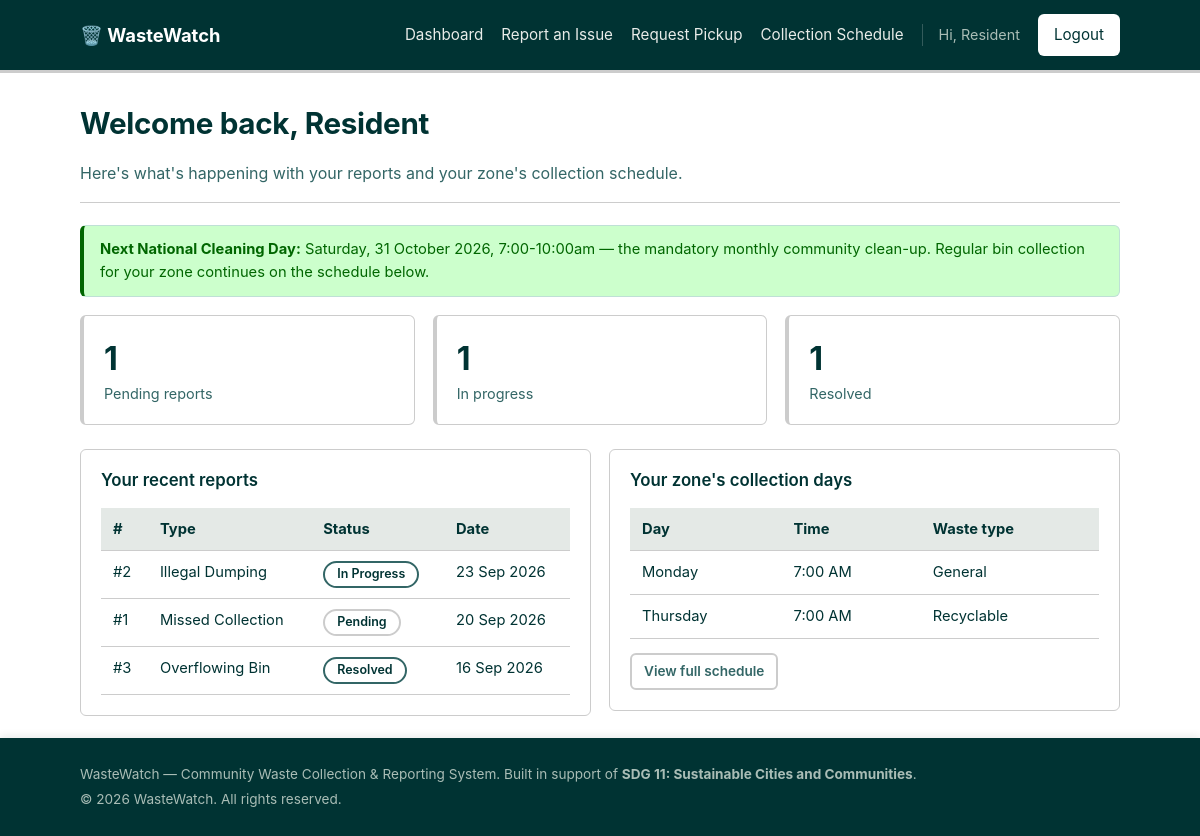
The app's page /dashboard.php (signed in) with its own data.
### tables this page shows
CREATE TABLE reports (
    report_id INT AUTO_INCREMENT PRIMARY KEY,
    user_id INT NOT NULL,
    zone_id INT NOT NULL,
    report_type ENUM('Missed Collection','Illegal Dumping','Overflowing Bin','Other') NOT NULL,
    description TEXT NOT NULL,
    location_details VARCHAR(255) DEFAULT NULL,
    status ENUM('Pending','In Progress','Resolved') NOT NULL DEFAULT 'Pending',
    admin_notes TEXT DEFAULT NULL,
    created_at TIMESTAMP DEFAULT CURRENT_TIMESTAMP,
    resolved_at TIMESTAMP NULL DEFAULT NULL,
    CONSTRAINT fk_reports_user FOREIGN KEY (user_id) REFERENCES users(user_id)
        ON DELETE CASCADE ON UPDATE CASCADE,
    CONSTRAINT fk_reports_zone FOREIGN KEY (zone_id) REFERENCES zones(zone_id)
        ON DELETE CASCADE ON UPDATE CASCADE
);

CREATE TABLE collection_schedules (
    schedule_id INT AUTO_INCREMENT PRIMARY KEY,
    zone_id INT NOT NULL,
    day_of_week ENUM('Monday','Tuesday','Wednesday','Thursday','Friday','Saturday','Sunday') NOT NULL,
    collection_time TIME NOT NULL,
    waste_type ENUM('General','Recyclable','Organic') NOT NULL,
    notes VARCHAR(255) DEFAULT NULL,
    CONSTRAINT fk_schedule_zone FOREIGN KEY (zone_id) REFERENCES zones(zone_id)
        ON DELETE CASCADE ON UPDATE CASCADE
);

### includes/functions.php (called while the page is built, shortened)
<?php
function e($value)
{
    return htmlspecialchars($value ?? '', ENT_QUOTES, 'UTF-8');
}
function next_national_cleaning_day()
{
    $now = new DateTime('now', new DateTimeZone('Africa/Kampala'));
    $today = clone $now;
    $today->setTime(0, 0, 0);
    for ($i = 0; $i < 3; $i++) {
        $ref = clone $today;
        $ref->modify("first day of +{$i} month");
        $lastDay = clone $ref;
        $lastDay->modify('last day of this month');
        while ((int) $lastDay->format('N') !== 6) {
            $lastDay->modify('-1 day');
        }
        if ($lastDay >= $today) {
            return $lastDay;
        }
    }
    return null;
}

### dashboard.php (the view, shortened to what this page needs)
<?php
    require_once __DIR__ . '/includes/db.php';
    require_once __DIR__ . '/includes/functions.php';
    $userId = $_SESSION['user_id'];
    $stmt = $pdo->prepare("SELECT status, COUNT(*) AS c FROM reports WHERE user_id = :uid GROUP BY status");
    $stmt->execute(['uid' => $userId]);
    $counts = ['Pending' => 0, 'In Progress' => 0, 'Resolved' => 0];
    foreach ($stmt->fetchAll() as $row) {$counts[$row['status']] = (int) $row['c'];}
    $stmt = $pdo->prepare("SELECT report_id, report_type, status, created_at FROM reports
                        WHERE user_id = :uid ORDER BY created_at DESC LIMIT 5");
    $stmt->execute(['uid' => $userId]);
    $recentReports = $stmt->fetchAll();
    $stmt = $pdo->prepare("SELECT day_of_week, collection_time, waste_type FROM collection_schedules
                        WHERE zone_id = :zid ORDER BY FIELD(day_of_week,'Monday','Tuesday','Wednesday','Thursday','Friday','Saturday','Sunday')");
    $stmt->execute(['zid' => $_SESSION['zone_id']]);
    $mySchedule = $stmt->fetchAll();
    $nextCleaningDay = next_national_cleaning_day();
    require __DIR__ . '/includes/header.php';
?>
<div class="page-head">
    <div>
        <h1>Welcome back, <?php echo e($_SESSION['full_name']) ?></h1>
        <p>Here's what's happening with your reports and your zone's collection schedule.</p>
    </div>
</div>
<?php if ($nextCleaningDay): ?>
<div class="alert alert-success" style="border-left:4px solid var(--ok);">
    <strong>Next National Cleaning Day:</strong> <?php echo e($nextCleaningDay->format('l, j F Y')) ?>,
    7:00-10:00am &mdash; the mandatory monthly community clean-up. Regular bin collection for
    your zone continues on the schedule below.
</div>
<?php endif; ?>
<div class="grid grid-3">
    <div class="stat-card">
        <div class="stat-value"><?php echo $counts['Pending'] ?></div>
        <div class="stat-label">Pending reports</div>
    </div>
    <div class="stat-card">
        <div class="stat-value"><?php echo $counts['In Progress'] ?></div>
        <div class="stat-label">In progress</div>
    </div>
    <div class="stat-card">
        <div class="stat-value"><?php echo $counts['Resolved'] ?></div>
        <div class="stat-label">Resolved</div>
    </div>
</div>
<div class="grid grid-2" style="margin-top:24px; align-items:start;">
    <div class="card">
        <h3>Your recent reports</h3>
        <?php if (empty($recentReports)): ?>
            <p>You haven't submitted any reports yet. <a href="report_issue.php">Report an issue &rarr;</a></p>
        <?php else: ?>
            <div class="table-wrap">
                <table>
                    <thead><tr><th>#</th><th>Type</th><th>Status</th><th>Date</th></tr></thead>
                    <tbody>
                    <?php foreach ($recentReports as $r): ?>
                        <tr>
                            <td>#<?php echo (int) $r['report_id'] ?></td>
                            <td><?php echo e($r['report_type']) ?></td>
                            <td>
                                <?php
                                    $cls = $r['status'] === 'Resolved' ? 'badge-resolved' : ($r['status'] === 'In Progress' ? 'badge-progress' : 'badge-pending');
                                ?>
                                <span class="badge <?php echo $cls ?>"><?php echo e($r['status']) ?></span>
                            </td>
                            <td><?php echo date('d M Y', strtotime($r['created_at'])) ?></td>
                        </tr>
                    <?php endforeach; ?>
                    </tbody>
                </table>
            </div>
        <?php endif; ?>
    </div>
    <div class="card">
        <h3>Your zone's collection days</h3>
        <?php if (empty($mySchedule)): ?>
            <p>No schedule has been published for your zone yet.</p>
        <?php else: ?>
            <div class="table-wrap">
                <table>
                    <thead><tr><th>Day</th><th>Time</th><th>Waste type</th></tr></thead>
                    <tbody>
                    <?php foreach ($mySchedule as $s): ?>
                        <tr>
                            <td><?php echo e($s['day_of_week']) ?></td>
                            <td><?php echo date('g:i A', strtotime($s['collection_time'])) ?></td>
                            <td><?php echo e($s['waste_type']) ?></td>
                        </tr>
                    <?php endforeach; ?>
                    </tbody>
                </table>
            </div>
        <?php endif; ?>
        <a href="schedule.php" class="btn btn-secondary btn-sm" style="margin-top:14px;">View full schedule</a>
    </div>
</div>
<?php require __DIR__ . '/includes/footer.php'; ?>

### assets/css/style.css (style rules this page uses)
:root { --ink: #003333; --ink-soft: #336666; --surface: #FFFFFF; --border: #CCCCCC; --ok: #006600; --ok-bg: #CCFFCC; --warn: #CC3300; --warn-bg: #FFCCCC; --radius: 6px; --font: -apple-system, BlinkMacSystemFont, "Segoe UI", Roboto, "Helvetica Neue", Arial, sans-serif; }
* { box-sizing: border-box; }
html, body { margin: 0; padding: 0; background: var(--surface); color: var(--ink); font-family: var(--font); font-size: 16px; line-height: 1.55; min-height: 100vh; }
a { color: var(--ok); }
h1, h2, h3 { line-height: 1.25; color: var(--ink); margin-top: 0; }
h1 { font-size: 1.85rem; font-weight: 700; letter-spacing: -0.01em; }
h3 { font-size: 1.05rem; font-weight: 600; }
p { max-width: 68ch; }
.page-head { display: flex; justify-content: space-between; align-items: flex-end; flex-wrap: wrap; gap: 10px; margin-bottom: 22px; border-bottom: 1px solid var(--border); padding-bottom: 16px; }
.page-head p { margin: 4px 0 0; color: var(--ink-soft); }
.grid { display: grid; gap: 18px; }
.grid-3 { grid-template-columns: repeat(3, 1fr); }
.grid-2 { grid-template-columns: repeat(2, 1fr); }
.card { background: var(--surface); border: 1px solid var(--border); border-radius: var(--radius); padding: 20px; }
.stat-card { background: var(--surface); border: 1px solid var(--border); border-left: 4px solid var(--border); border-radius: var(--radius); padding: 18px 20px; }
.stat-card .stat-value { font-size: 2rem; font-weight: 700; color: var(--ink); }
.stat-card .stat-label { color: var(--ink-soft); font-size: 0.9rem; }
.btn { display: inline-block; background: var(--surface); color: var(--ink); border: 2px solid var(--ink); padding: 11px 20px; border-radius: var(--radius); font-size: 0.95rem; font-weight: 600; cursor: pointer; text-decoration: none; margin-top: 18px; transition: all 0.2s ease; }
.btn-secondary { background: var(--surface); color: var(--ink-soft); border: 2px solid var(--border); }
.btn-sm { padding: 6px 12px; font-size: 0.85rem; margin-top: 0; }
.table-wrap { overflow-x: auto; }
table { width: 100%; border-collapse: collapse; background: var(--surface); font-size: 0.92rem; }
th, td { text-align: left; padding: 10px 12px; border-bottom: 1px solid var(--border); vertical-align: top; }
th { background: #E4E9E6; font-weight: 700; color: var(--ink); }
.badge { display: inline-block; padding: 4px 12px; border-radius: 999px; font-size: 0.78rem; font-weight: 600; text-align: center; line-height: 1.2; }
.badge-pending { background: var(--surface); color: var(--ink); border: 2px solid var(--border); font-weight: 600; }
.badge-progress { background: var(--surface); color: var(--ink); border: 2px solid var(--ink-soft); font-weight: 600; }
.badge-resolved { background: var(--surface); color: var(--ink); border: 2px solid var(--ink-soft); font-weight: 600; }
.alert { padding: 12px 16px; border-radius: var(--radius); margin-bottom: 18px; font-size: 0.92rem; border: 1px solid transparent; }
.alert-success { background: var(--ok-bg); color: var(--ok); border-color: #BFE0D6; }

### records on screen
reports: report_id "2", report_type "Illegal Dumping", status "In Progress", created_at "23 Sep 2026"
reports: report_id "1", report_type "Missed Collection", status "Pending", created_at "20 Sep 2026"
reports: report_id "3", report_type "Overflowing Bin", status "Resolved", created_at "16 Sep 2026"
collection_schedules: day_of_week "Monday", collection_time "7:00 AM", waste_type "General"
collection_schedules: day_of_week "Thursday", collection_time "7:00 AM", waste_type "Recyclable"

### other values on screen
$_SESSION['full_name'] "Resident"
$nextCleaningDay->format('l, j F Y') "Saturday, 31 October 2026"
$counts['Pending'] "1"
$counts['In Progress'] "1"
$counts['Resolved'] "1"
